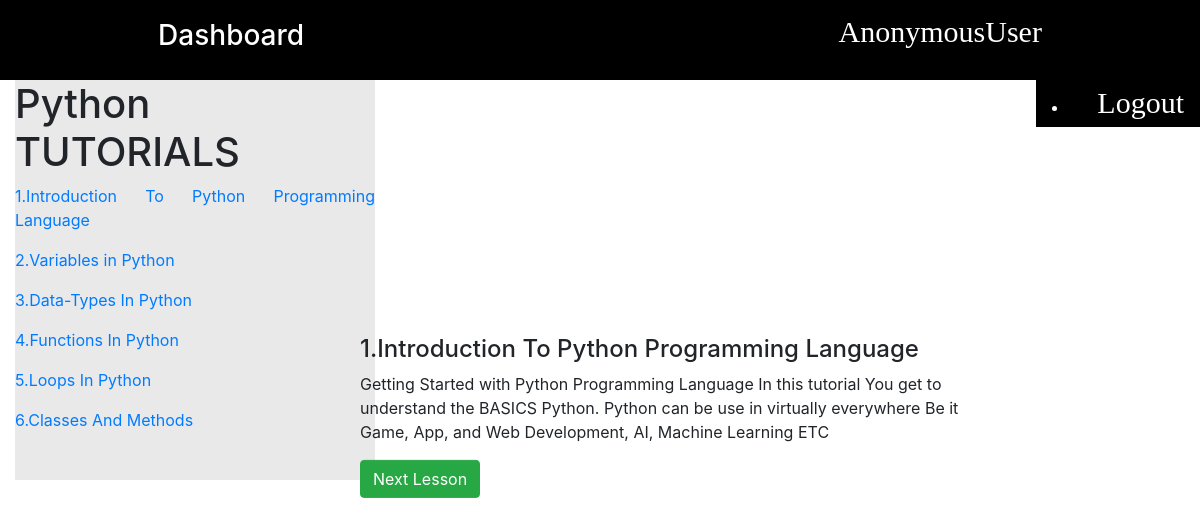
The page /course/python/ on the database as committed earlier.
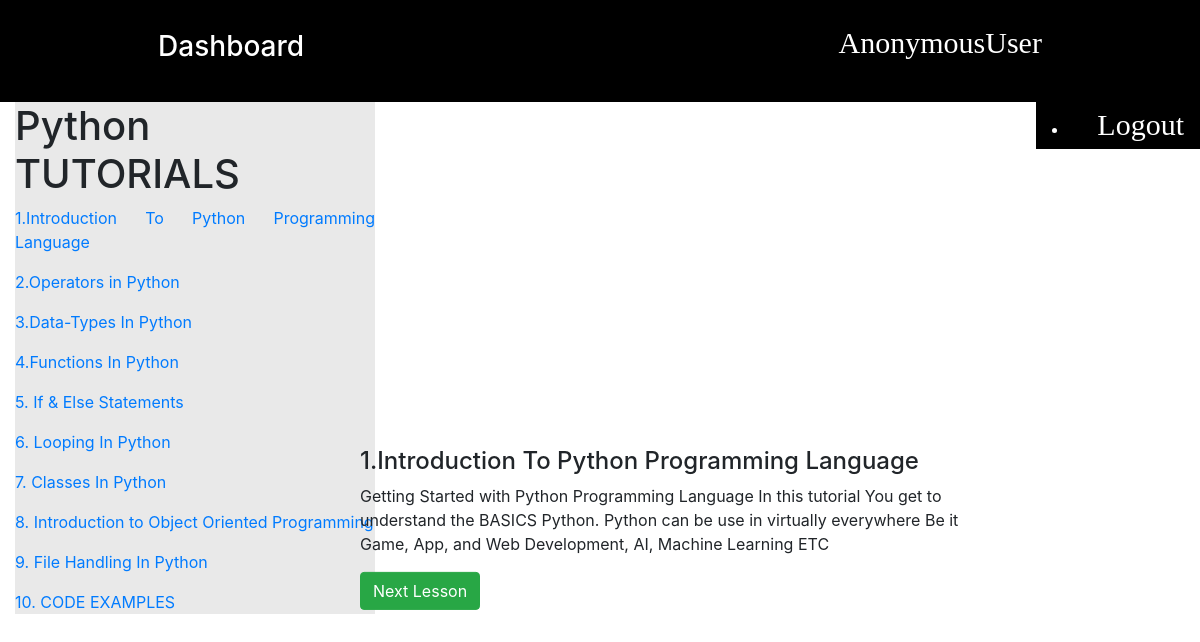
The same page on the database as committed later.
### tutorials/models.py (models this page shows, shortened)
class Python(models.Model):
    title = models.CharField(max_length=100)
    description = models.TextField()
    price = models.IntegerField()
    video_url = EmbedVideoField(blank=True)
    slug = models.SlugField()
    course_number = models.IntegerField(default=0)
    previous_post = models.ForeignKey(
        'self', related_name='previous', on_delete=models.SET_NULL, blank=True, null=True)
    next_post = models.ForeignKey(
        'self', related_name='next', on_delete=models.SET_NULL, blank=True, null=True)

### tutorials/views.py (the view)
# urls.py: path("course/python/", PythonList.as_view(), name="python"),
class PythonList(ListView):
    model = Python
    template_name = './courses/python.html'
    context_object_name = 'queryset'
    paginate_by = 1
    def get_context_data(self, **kwargs):
        python = Python.objects.all()
        queryset = Python
        context = super().get_context_data(**kwargs)
        context['page_request_var'] = "page"
        context['python'] = python
        return context

### templates/courses/python.html (shortened to what this page needs)
{% extends 'account/register/register_base.html' %} {% load static %} {% load embed_video_tags %} {% block title %} Python Tutorial {% endblock title %}
 {% block navbar %} {% include 'registration/nav.html' %} {% endblock navbar %}
{% block content %}
{% for course in queryset %}
<div class="container-fluid cono">
  <div class="empty"></div>
  <div class="course-titles">
    <h1>Python TUTORIALS</h1>
    {% for tut in python %}
    <a href="?{{ page_request_var }}={{ tut.course_number }}"><p>{{ tut.title }}</p></a>
    {% endfor %}
  </div>
  <div class="the-course" id="#{{ course.id }}">
    <h4>{{ course.title }}</h4>
    <div class="description">
      <p>{{ course.description }}</p>
    </div>
    {% if is_paginated %}
    <div class="btns">
    {% if page_obj.has_next %}
      <a href="?{{ page_request_var }}={{ page_obj.next_page_number }}" class="btn btn-success">Next Lesson</a>
    {% endif %}
    </div>
    {% endif %}
  </div>
</div>
{% endfor %}
{% endblock content %}

### templates/account/register/register_base.html (shortened to what this page needs)
{% load static %}
<!DOCTYPE html>
<html lang="en">
<head>
    <link rel="stylesheet" href="{% static 'css/styles.css' %}">
    <link rel="stylesheet" href="{% static 'css/bootstrap.min.css' %}" />
    <link rel="stylesheet" href="{% static 'css/bootstrap-grid.min.css' %}" />
    <link rel="stylesheet" href="{% static 'css/bootstrap-reboot.min.css' %}" />
</head>
<body>
    {% block navbar %}
    {% endblock navbar %}
    {% block content%}
    {% endblock content %}
</body>
</html>

### templates/registration/nav.html (shortened to what this page needs)
{% extends 'base.html' %} {% load static%}  {% block content %}
<header class="header">
  <div class="head-title">
    <a href="/dashboard" class="home"><h3>Dashboard</h3></a>
  </div>
  <nav>
    <ul class="nav-links">
      <div class="user-info">
        <i class="fa fa-user">&nbsp;&nbsp;<span class="username">{{request.user}}</span></i>
      </div>
    </ul>
  </nav>
</header>
<a href="/accounts/logout" class="nav-link logout"><li><i class="fa fa-sign-out">Logout</i></li></a>
{% endblock content %}

### templates/base.html (shortened to what this page needs)
{% load static %}
<!DOCTYPE html>
<html lang="en">
  <head>
    <link rel="stylesheet" href="{% static 'css/styles.css' %}" />
    <link rel="stylesheet" href="{% static 'css/themify.css' %}" />
    <link rel="stylesheet" href="{% static 'css/font-awesome.min.css' %}" />
  </head>
  <body>
    {% block content %}
    {% endblock content %}
  </body>
</html>

### static/css/styles.css (style rules this page uses)
* { padding: 0; margin: 0; -webkit-box-sizing: border-box; box-sizing: border-box; }
.header { position: fixed; z-index: 4; background: #3e81fd; display: -webkit-box; display: -ms-flexbox; display: flex; -ms-flex-pack: distribute; justify-content: space-around; -webkit-box-align: center; -ms-flex-align: center; align-items: center; margin: auto; width: 100%; line-height: 10vh; color: #fff; }
.empty { height: 10vh; }
.course-titles { position: absolute; height: 50vh; background: #e9e9e9; width: 30%; text-align: justify; overflow-y: auto; }
.the-course { position: absolute; top: 50%; left: 50%; -webkit-transform: translate(-40%, -40%); transform: translate(-40%, -40%); }
.the-course .description { display: -webkit-box; display: -ms-flexbox; display: flex; -webkit-box-pack: center; -ms-flex-pack: center; justify-content: center; -webkit-box-align: center; -ms-flex-align: center; align-items: center; width: 100%; }
.the-course .btns { display: -webkit-box; display: -ms-flexbox; display: flex; -webkit-box-pack: justify; -ms-flex-pack: justify; justify-content: space-between; -webkit-box-align: center; -ms-flex-align: center; align-items: center; width: 100%; }

### templates/registration/nav.html (style rules this page uses)
.logout { position: fixed; top: 10vh; right: 0; z-index: 3; background: #000; }
.fa { font-size: 30px; }
.header { position: fixed; display: flex; justify-content: space-around; align-items: center; width: 100%; height: 10vh; top: 0; background: #000; }
nav { flex: 0.4; }
.nav-links, .header-title, .user-info { display: flex; }
.user-info { justify-content: center; align-items: center; text-align: center; flex: 0.2; }
.nav-links { justify-content: flex-end; align-items: center; list-style: none; width: 100%; }
.nav-link { text-decoration: none; color: #fff; }
.home { text-decoration: none; color: #fff; }
a { text-decoration: none; cursor: pointer; }

Rows that differ between the two databases and show on the page:
changed Python: title "2.Variables in Python" → "2.Operators in Python"
changed Python: title "5.Loops In Python" → "5. If & Else Statements"
changed Python: title "6.Classes And Methods" → "6. Looping In Python"
added Python: title "7. Classes In Python", shown under "1.Introduction To Python Programming Language"
added Python: title "8. Introduction to Object Oriented Programming", shown under "1.Introduction To Python Programming Language"
added Python: title "9. File Handling In Python", shown under "1.Introduction To Python Programming Language"
added Python: title "10. CODE EXAMPLES", shown under "1.Introduction To Python Programming Language"
